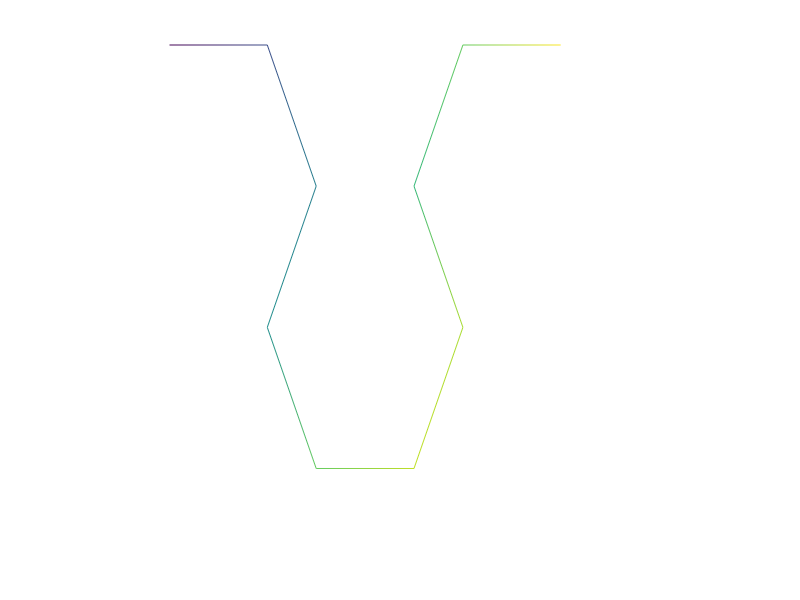

The MATLAB source for this figure: (Note: this script raises an error after producing the figure.)
%L system
% 'F' draw forward
% phi angle
% '+' clockwise turn by phi angle,'-' anticlockwise turn by phi angle
% 'X' do nothing,'Y'do nothing
% 'A' draw forward,'B' draw forward
prompt = {'Enter choice:','Iterations'};
dlg_title = 'Number';
num_lines = 1;
def = {'1','2'};
answer = inputdlg(prompt,dlg_title,num_lines,def);
choice=str2num(answer{1});
iters=str2num(answer{2});
switch(choice)
    case 1 %Sierpinski triangle
        base='A';
        rule1='B-A-B';
        rule2='A+B+A';
        phi=pi/3;  %8 iterations
    case 2 %Dragon curve
        base='FX';
        rule1='X+YF';
        rule2='FX-Y';
        phi=pi/2;  %13 iterations
    case 3 
        base='F+XF+F+XF';
        rule1='XF-F+F-XF+F+XF-F+F-X';
        rule2='Y';
        phi=pi/2;  %4 iterations
    case 4  
        base='Y';
        rule1='XF+F+XF-F-F-XF-F+F+F-F+F+F-X';
        rule2='XF+F+XF+F+XF+F';
        phi=pi/3;  %4 iterations
    case 5    %Pentant  %3 iterations
        base='X-X-X-X-X';
        rule1='FX-FX-FX+FY+FY+FX-FX';
        rule2='FY+FY-FX-FX-FY+FY+FY';
        phi=72*pi/180;
    case 6    %Hilbert curve
       % L ? +RF?LFL?FR+
       % R ? ?LF+RFR+FL?
        base='Y';
        rule1='-YF+XFX+FY-';
        rule2='+XF-YFY-FX+';
        phi=90*pi/180;    
     case 7 %Dragon curve 2
        base='-X';
        rule1='X+F+Y';
        rule2='X-F-Y';
        phi=pi/4;  %13 iterations       
     case 8   %sirepinski
        base='Y--F--Y--F';
        rule1='-Y+F+Y-';
        rule2='+X-F-X+';
        phi =pi/4;
end
old_exp=base;
new_exp=[];

%expansion of string
for n=1:iters          
        new_exp=[];  
        len_old_exp=length(old_exp);
        for nn=1:len_old_exp
           if old_exp(nn)=='A'
               new_exp=[new_exp rule1]; 
           elseif old_exp(nn)=='B'
               new_exp=[new_exp rule2];    
           elseif old_exp(nn)=='X'
               new_exp=[new_exp rule1];    
           elseif old_exp(nn)=='Y'
               new_exp=[new_exp rule2];        
           else
              new_exp=[new_exp old_exp(nn)]; 
           end
        end
        clear('old_exp');
        old_exp=new_exp;
        clear('new_exp');
        if length(old_exp)>=50000
            disp('No more iterations');
            break;
        end
end

%calculations for points of string
len_old_exp=length(old_exp);
xn=0;
yn=0;
xx=[0];yy=[0];
theta=0;
for n=1:len_old_exp
   switch (old_exp(n)) 
       case 'A'   %only draw forward
           [xn,yn]=pol2cart(theta,1);
           xx=[xx xx(end)+xn];
           yy=[yy yy(end)+yn];
       case 'B'   %only draw forward
           [xn,yn]=pol2cart(theta,1);
           xx=[xx xx(end)+xn];
           yy=[yy yy(end)+yn];
       case 'F'   %only draw forward
           [xn,yn]=pol2cart(theta,1);
           xx=[xx xx(end)+xn];
           yy=[yy yy(end)+yn];
           
       case '-'
           theta=theta+phi; %anticlockwise
       case '+'
           theta=theta-phi; %clockwise
       otherwise
           %do nothing
   end
end

% plot(xx,yy);
% axis off square equal
xx=[xx nan];
yy=[yy nan];
patch(xx,yy,sqrt(xx.^2+yy.^2), 'edgecolor','interp','facecolor','none');
axis square off,colormap hsv(64)
axis off square equal
